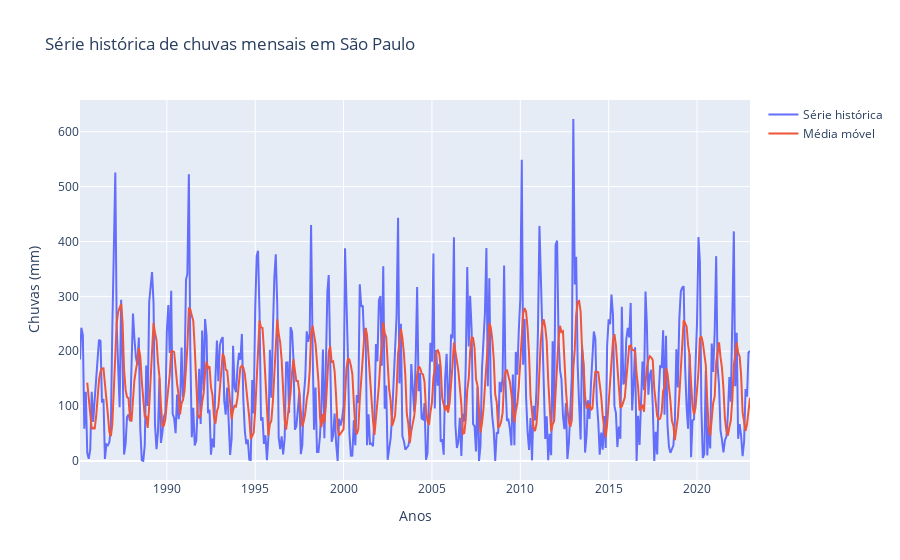

The notebook cell saved with this chart:
### Code cell
fig = go.Figure()
fig.add_trace(go.Scatter(x=serie.index, y=serie.values,
                    mode='lines',
                    name='Série histórica'))
fig.add_trace(go.Scatter(x=media_movel.index, y=media_movel.values,
                    mode='lines',
                    name='Média móvel'))
fig.update_layout(title='Série histórica de chuvas mensais em São Paulo',
                    xaxis_title='Anos',
                    yaxis_title='Chuvas (mm)')
fig.show()

### Figure 1 — Plotly figure (JSON) as saved in the notebook; plotly's stock layout.template omitted (floating-point values rounded to 4 significant figures; data arrays with more than 128 entries replaced by an {"elided": "..."} marker saying what was removed)
{"data": [{"mode": "lines", "name": "Série histórica", "type": "scatter", "x": {"elided": "456 str values"}, "y": {"elided": "456 float values"}}, {"mode": "lines", "name": "Média móvel", "type": "scatter", "x": {"elided": "456 str values"}, "y": {"elided": "456 float values"}}], "layout": {"title": {"text": "Série histórica de chuvas mensais em São Paulo"}, "xaxis": {"title": {"text": "Anos"}}, "yaxis": {"title": {"text": "Chuvas (mm)"}}}}
